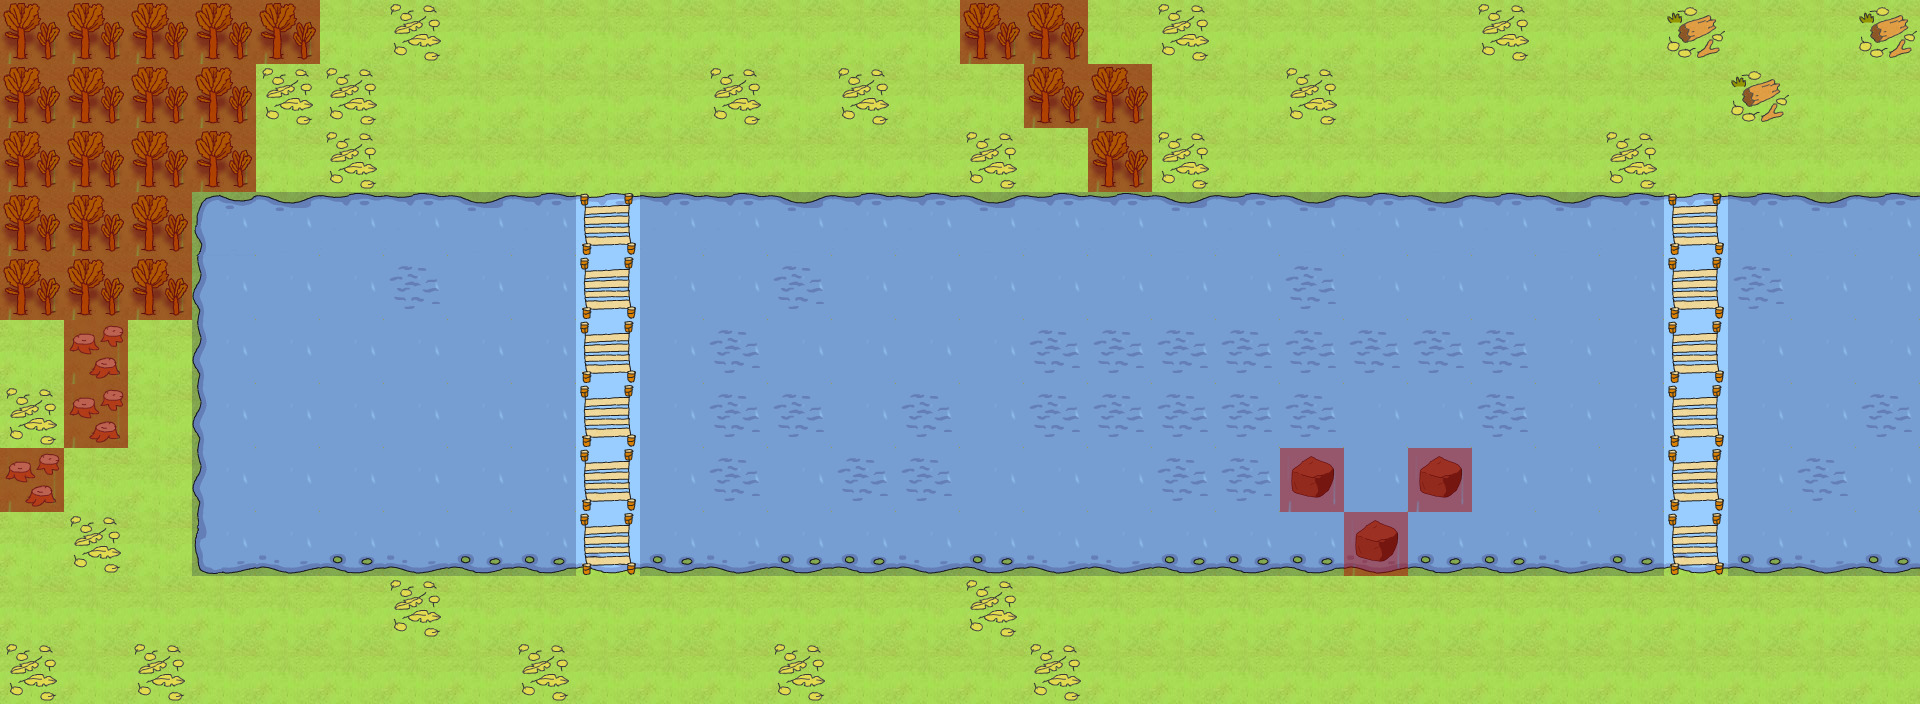

This is a level from a 2D game, rendered from its Tiled map with the project's own tilesets. A one-line summary and the map file follow, with tile-layer data summarised:
An orthogonal 30x11 tile map with 64x64 px tiles, 5 tile layers (ground, water, bridge/rock, trees, ...), 7 tilesets and 39 objects (characters/enemies/crocodile/croc_5, characters/enemies/crocodile/croc_4, characters/enemies/crocodile/croc_1, characters/enemies/crocodile/croc_0, characters/enemies/crocodile/croc_2, ...).

<map version="1.0" orientation="orthogonal" width="30" height="11" tilewidth="64" tileheight="64">
 <tileset firstgid="1" name="water" tilewidth="64" tileheight="64">
  <image source="../../../../tiles/water.png" width="320" height="1216" />
 </tileset>
 <tileset firstgid="96" name="jungle" tilewidth="64" tileheight="64">
  <image source="../../../../tiles/jungle.png" width="320" height="1216" />
 </tileset>
 <tileset firstgid="191" name="paths" tilewidth="64" tileheight="64">
  <image source="../../../../tiles/paths.png" width="320" height="1216" />
 </tileset>
 <tileset firstgid="286" name="objects" tilewidth="64" tileheight="64">
  <image source="../../../../tiles/objects.png" width="320" height="1216" />
 </tileset>
 <tileset firstgid="381" name="sand" tilewidth="64" tileheight="64">
  <image source="../../../../tiles/sand.png" width="320" height="1216" />
 </tileset>
 <tileset firstgid="476" name="walls" tilewidth="64" tileheight="64">
  <image source="../../../../tiles/walls.png" width="320" height="1216" />
 </tileset>
 <tileset firstgid="571" name="special" tilewidth="64" tileheight="64">
  <image source="../../../../tiles/special.png" width="320" height="1216" />
 </tileset>
 <layer name="ground" width="30" height="11">
  <data>[330 cells, 330 non-empty, 1 distinct tile ids]</data>
 </layer>
 <layer name="water" width="30" height="11">
  <data>[330 cells, 162 non-empty, 9 distinct tile ids]</data>
 </layer>
 <layer name="bridge/rock" width="30" height="11">
  <data>[330 cells, 15 non-empty, 2 distinct tile ids]</data>
 </layer>
 <layer name="trees" width="30" height="11">
  <data>[330 cells, 51 non-empty, 4 distinct tile ids]</data>
 </layer>
 <objectgroup name="Object Layer 1" width="30" height="11">
  <object name="characters/enemies/crocodile/croc_5" gid="296" x="640" y="256" />
  <object name="characters/enemies/crocodile/croc_4" gid="296" x="1344" y="512" />
  <object name="characters/enemies/crocodile/croc_1" gid="296" x="512" y="448" />
  <object name="characters/enemies/crocodile/croc_0" gid="296" x="512" y="512" />
  <object name="characters/enemies/crocodile/croc_2" gid="296" x="512" y="384" />
  <object name="characters/enemies/crocodile/croc_3" gid="296" x="1600" y="320" />
  <object name="characters/player/player_one" gid="286" x="1792" y="704" />
  <object name="tile_trigger/trigger_0" gid="571" x="128" y="320" />
  <object name="tile_trigger/trigger_1" gid="571" x="128" y="384" />
  <object name="tile_trigger/trigger_2" gid="571" x="128" y="448" />
  <object name="tile_trigger/trigger_3" gid="571" x="128" y="512" />
  <object name="tile_trigger/trigger_4" gid="571" x="138" y="585" />
  <object name="tile_trigger/trigger_5" gid="571" x="256" y="640" />
  <object name="tile_trigger/trigger_6" gid="571" x="320" y="640" />
  <object name="tile_trigger/trigger_7" gid="571" x="384" y="640" />
  <object name="tile_trigger/trigger_8" gid="571" x="512" y="640" />
  <object name="tile_trigger/trigger_9" gid="571" x="576" y="576" />
  <object name="tile_trigger/trigger_10" gid="571" x="576" y="512" />
  <object name="tile_trigger/trigger_11" gid="571" x="576" y="448" />
  <object name="tile_trigger/trigger_12" gid="571" x="576" y="384" />
  <object name="tile_trigger/trigger_13" gid="571" x="576" y="320" />
  <object name="tile_trigger/trigger_14" gid="571" x="576" y="256" />
  <object name="tile_trigger/trigger_15" gid="571" x="576" y="192" />
  <object name="tile_trigger/trigger_16" gid="571" x="576" y="128" />
  <object name="tile_trigger/trigger_17" gid="571" x="576" y="64" />
  <object name="tile_trigger/trigger_18" gid="571" x="1664" y="576" />
  <object name="tile_trigger/trigger_19" gid="571" x="1664" y="512" />
  <object name="tile_trigger/trigger_20" gid="571" x="1664" y="448" />
  <object name="tile_trigger/trigger_21" gid="571" x="1664" y="384" />
  <object name="tile_trigger/trigger_22" gid="571" x="1664" y="320" />
  <object name="tile_trigger/trigger_23" gid="571" x="1664" y="256" />
  <object name="tile_trigger/trigger_24" gid="571" x="1664" y="192" />
  <object name="tile_trigger/trigger_25" gid="571" x="1472" y="192" />
  <object name="tile_trigger/trigger_26" gid="571" x="1536" y="192" />
  <object name="tile_trigger/trigger_27" gid="571" x="1600" y="192" />
  <object name="tile_trigger/trigger_28" gid="571" x="1344" y="640" />
  <object name="tile_trigger/trigger_29" gid="571" x="1600" y="640" />
  <object name="characters/npcs/myla/myla" gid="286" x="1856" y="704" />
  <object name="tile_trigger/trigger_end" gid="292" x="576" y="192" />
 </objectgroup>
 <layer name="SpecialLayer" width="30" height="11">
  <data>[330 cells, 177 non-empty, 2 distinct tile ids]</data>
 </layer>
</map>
